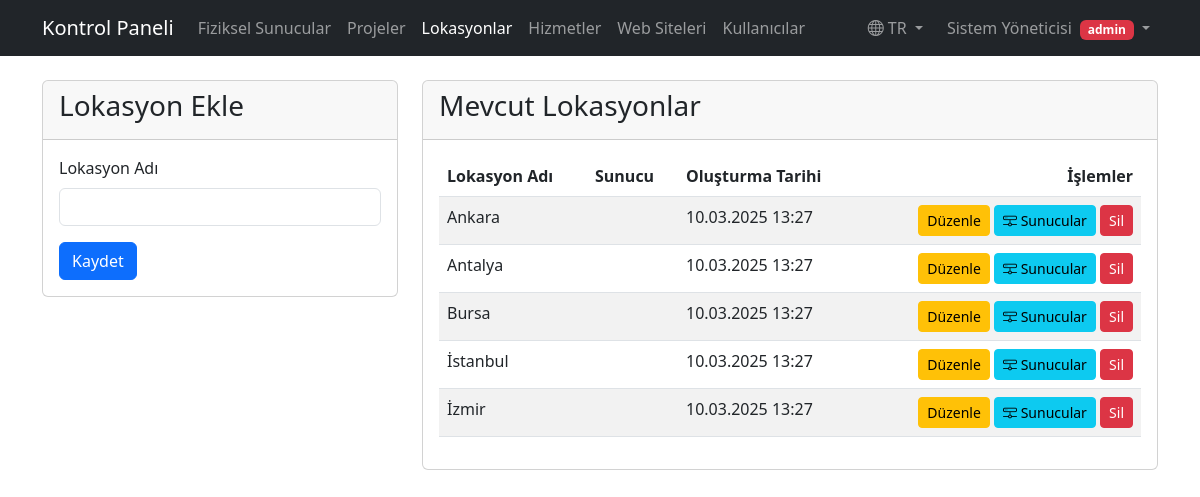
The app's page /lokasyon_ekle.php (signed in) with its own data.
### tables this page shows
CREATE TABLE IF NOT EXISTS lokasyonlar (
    id INT AUTO_INCREMENT PRIMARY KEY,
    lokasyon_adi VARCHAR(100) NOT NULL,
    olusturma_tarihi TIMESTAMP DEFAULT CURRENT_TIMESTAMP
);

### config/language.php (called while the page is built, shortened)
<?php
class Language
{
    private static $instance = null;
    private $messages = [];
    private $currentLang = 'tr';
    public static function getInstance()
    {
        if (self::$instance === null) {
            self::$instance = new self();
        }
        return self::$instance;
    }
    private function loadLanguage()
    {
        $langFile = dirname(__DIR__) . '/languages/' . $this->currentLang . '/messages.php';
        if (file_exists($langFile)) {
            $this->messages = require $langFile;
        }
    }
    public function get($key, $params = [])
    {
        $message = isset($this->messages[$key]) ? $this->messages[$key] : $key;
        return $message;
    }
    public function getCurrentLang()
    {
        return $this->currentLang;
    }
}

### lokasyon_ekle.php (the view, shortened to what this page needs)
<?php
require_once __DIR__ . '/config/database.php';
require_once __DIR__ . '/config/language.php';
$language = Language::getInstance();
$duzenle_mod = false;
$lokasyon = null;
$sql_lokasyonlar = "SELECT l.*,
                    (SELECT COUNT(*) FROM fiziksel_sunucular WHERE lokasyon_id = l.id) as fiziksel_sayi,
                    (SELECT COUNT(*) FROM sanal_sunucular ss
                     INNER JOIN fiziksel_sunucular fs ON ss.fiziksel_sunucu_id = fs.id
                     WHERE fs.lokasyon_id = l.id) as sanal_sayi,
                    (SELECT COUNT(*) FROM fiziksel_sunucular WHERE lokasyon_id = l.id) as sunucu_sayisi
                    FROM lokasyonlar l
                    ORDER BY l.lokasyon_adi";
$result_lokasyonlar = mysqli_query($conn, $sql_lokasyonlar);
?>
<!DOCTYPE html>
<html lang="<?php echo $language->getCurrentLang(); ?>">
<head>
    <link href="https://cdn.jsdelivr.net/npm/bootstrap@5.3.0/dist/css/bootstrap.min.css" rel="stylesheet">
    <link rel="stylesheet" href="https://cdn.jsdelivr.net/npm/bootstrap-icons@1.11.3/font/bootstrap-icons.min.css">
</head>
<body>
    <?php require_once __DIR__ . '/header.php'; ?>
    <div class="container">
        <div class="row">
            <div class="col-md-4">
                <div class="card">
                    <div class="card-header">
                        <h1 class="card-title h3"><?php echo $duzenle_mod ? $language->get('edit_location_title') : $language->get('add_new_location_title'); ?></h1>
                    </div>
                    <div class="card-body">
                        <form method="POST">
                            <div class="mb-3">
                                <label for="lokasyon_adi" class="form-label"><?php echo $language->get('location_name'); ?></label>
                                <input type="text" class="form-control" id="lokasyon_adi" name="lokasyon_adi"
                                    value="<?php echo $duzenle_mod ? $lokasyon['lokasyon_adi'] : (isset($_POST['lokasyon_adi']) ? $_POST['lokasyon_adi'] : ''); ?>"
                                    required>
                            </div>
                            <button type="submit" class="btn btn-primary">
                                <?php echo $duzenle_mod ? $language->get('update') : $language->get('save'); ?>
                            </button>
                        </form>
                    </div>
                </div>
            </div>
            <div class="col-md-8">
                <div class="card">
                    <div class="card-header">
                        <h2 class="card-title h3"><?php echo $language->get('existing_locations'); ?></h2>
                    </div>
                    <div class="card-body">
                        <div class="table-responsive">
                            <table class="table table-hover table-striped table-responsive">
                                <thead>
                                    <tr>
                                        <th><?php echo $language->get('location_name'); ?></th>
                                        <th><?php echo $language->get('server_info'); ?></th>
                                        <th><?php echo $language->get('created_at'); ?></th>
                                        <th class="text-end"><?php echo $language->get('actions'); ?></th>
                                    </tr>
                                </thead>
                                <tbody>
                                    <?php
                                    mysqli_data_seek($result_lokasyonlar, 0);
                                    while ($row = mysqli_fetch_assoc($result_lokasyonlar)):
                                    ?>
                                        <tr>
                                            <td><?php echo $row['lokasyon_adi']; ?></td>
                                            <td>
                                            </td>
                                            <td><?php echo date('d.m.Y H:i', strtotime($row['olusturma_tarihi'])); ?></td>
                                            <td class="text-end">
                                                <a href="lokasyon_ekle.php?id=<?php echo $row['id']; ?>" class="btn btn-sm btn-warning"><?php echo $language->get('edit'); ?></a>
                                                <a href="lokasyon_sunucu.php?id=<?php echo $row['id']; ?>" class="btn btn-sm btn-info">
                                                    <i class="bi bi-hdd-network"></i> <?php echo $language->get('servers'); ?>
                                                </a>
                                                <?php if ($row['sunucu_sayisi'] == 0): ?>
                                                    <?php if ($_SESSION['rol'] == 'admin') { ?>
                                                        <a href="lokasyon_sil.php?id=<?php echo $row['id']; ?>"
                                                            class="btn btn-sm btn-danger"
                                                            onclick="return confirm('<?php echo $language->get('confirm_delete_location'); ?>')"><?php echo $language->get('delete'); ?></a>
                                                    <?php } ?>
                                                <?php endif; ?>
                                            </td>
                                        </tr>
                                    <?php endwhile; ?>
                                </tbody>
                            </table>
                        </div>
                    </div>
                </div>
            </div>
        </div>
    </div>
</body>
</html>

### records on screen
lokasyonlar: lokasyon_adi "Ankara", olusturma_tarihi "10.03.2025 13:27"
lokasyonlar: lokasyon_adi "Antalya", olusturma_tarihi "10.03.2025 13:27"
lokasyonlar: lokasyon_adi "Bursa", olusturma_tarihi "10.03.2025 13:27"
lokasyonlar: lokasyon_adi "İstanbul", olusturma_tarihi "10.03.2025 13:27"
lokasyonlar: lokasyon_adi "İzmir", olusturma_tarihi "10.03.2025 13:27"

### other values on screen
$language->get('dashboard') "Kontrol Paneli"
$language->get('physical_servers') "Fiziksel Sunucular"
$language->get('projects') "Projeler"
$language->get('locations') "Lokasyonlar"
$language->get('services') "Hizmetler"
$language->get('web_sites') "Web Siteleri"
$language->get('users') "Kullanıcılar"
$language->getCurrentLang() "TR"
$_SESSION['ad_soyad'] "Sistem Yöneticisi"
$_SESSION['rol'] "admin"
$language->get('add_new_location_title') "Lokasyon Ekle"
$language->get('location_name') "Lokasyon Adı"
$language->get('save') "Kaydet"
$language->get('existing_locations') "Mevcut Lokasyonlar"
$language->get('server_info') "Sunucu"
